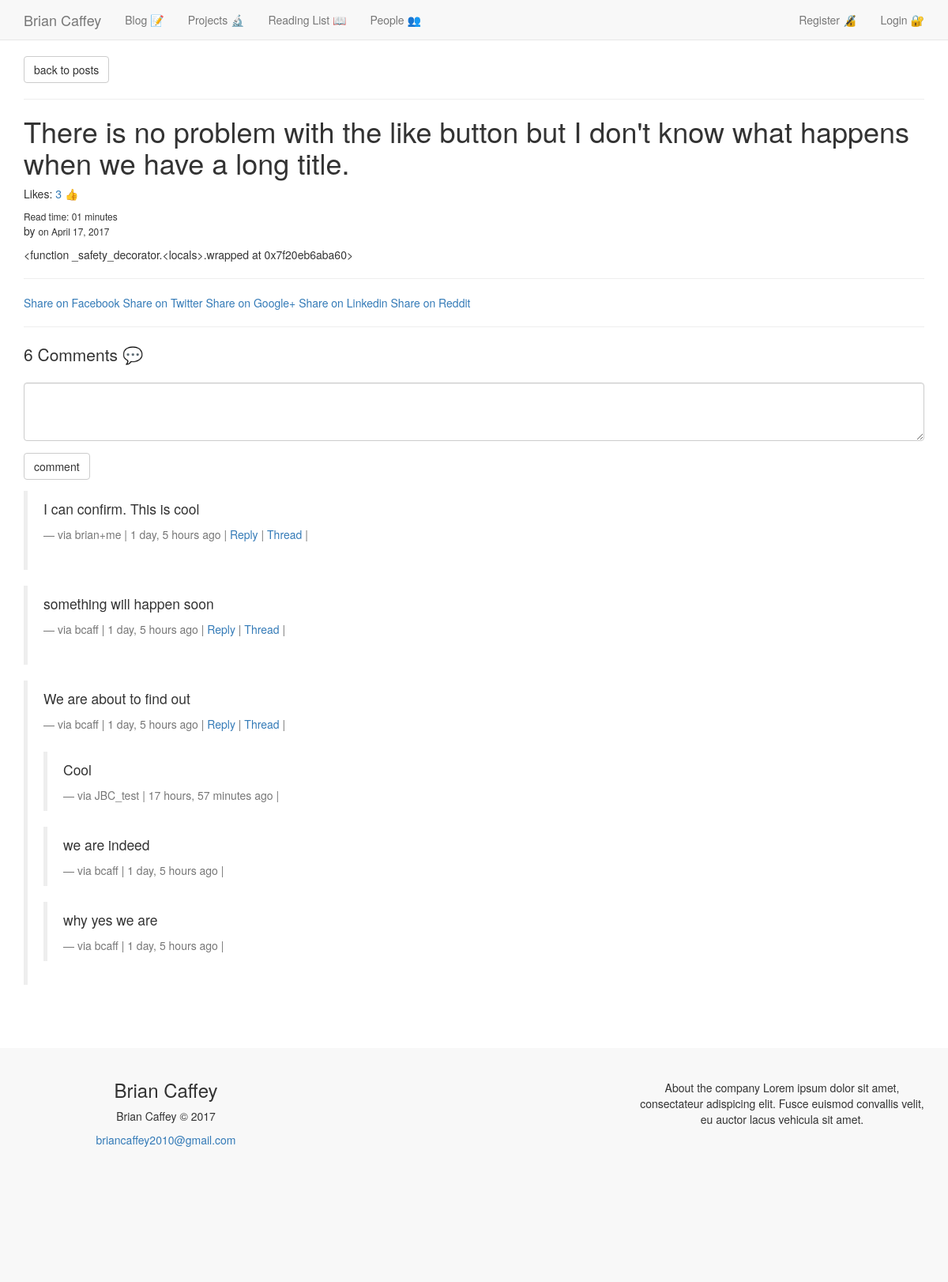
Page /blog/there-is-no-problem-with-the-like-button-but-i-dont-know-what-happens-when-we-have-a-long-title/ on the committed database.
### posts/models.py (models this page shows, shortened)
class Post(models.Model):
	user = models.ForeignKey(settings.AUTH_USER_MODEL)
	approved = models.BooleanField(default=False, blank=True)
	title = models.CharField(max_length=100)
	slug = models.SlugField(unique=True)
	height_field = models.IntegerField(default=0)
	width_field = models.IntegerField(default=0)
	image = models.ImageField(
		upload_to=upload_location,
		width_field = "width_field",
		height_field = "height_field",
		null=True,
		blank=True)
	likes = models.ManyToManyField(settings.AUTH_USER_MODEL, blank=True, related_name='post_likes')
	content = models.TextField()
	draft = models.BooleanField(default=False)
	publish = models.DateField(auto_now=False, auto_now_add=False)
	read_time = models.TimeField(null=True, blank=True)
	updated = models.DateTimeField(auto_now=True, auto_now_add=False)
	timestamp = models.DateTimeField(auto_now=False, auto_now_add=True)
	class Meta:
		ordering = ['-timestamp', '-updated']
	def get_markdown(self):
		content = self.content
		return mark_safe(markdown(content))
	objects = PostManager()
	@property
	def comments(self):
		instance = self
		qs = Comment.objects.filter_by_instance(instance)
		return qs
	@property
	def get_content_type(self):
		instance = self
		content_type = ContentType.objects.get_for_model(instance.__class__)
		return content_type

### comments/models.py (models this page shows, shortened)
class Comment(models.Model):
	user 		= models.ForeignKey(settings.AUTH_USER_MODEL, default=1)
	content_type=models.ForeignKey(ContentType, on_delete=models.CASCADE)
	object_id 	= models.PositiveIntegerField()
	content_object = GenericForeignKey('content_type', 'object_id')
	parent 		= models.ForeignKey("self", null=True, blank=True)
	content 	= models.TextField()
	timestamp 	= models.DateTimeField(auto_now_add=True)
	class Meta:
		ordering = ['-timestamp']
	objects = CommentManager()
	def children(self):
		return Comment.objects.filter(parent=self)
	@property
	def is_parent(self):
		if self.parent is not None:
			return False
		return True

### posts/views.py (the view, shortened to what this page needs)
# urls.py: url(r'^(?P<slug>.+)/$', posts_detail, name='detail'),
def posts_detail(request, slug):
	instance = get_object_or_404(Post, slug=slug)
	if instance.draft or instance.publish > timezone.now().date():
		if not request.user.is_staff or not request.user.is_superuser:
			raise Http404
	share_string = quote_plus(instance.content)
	initial_data = {
		'content_type':instance.get_content_type,
		'object_id':instance.id
	}
	form = CommentForm(request.POST or None, initial=initial_data)
	comments = instance.comments
	context = {
		'title':instance.title,
		'instance':instance,
		'share_string':share_string,
		'comments':comments,
		'comment_form':form,
	}
	return render(request, "post_detail.html", context)

### comments/forms.py
class CommentForm(forms.Form):
	content_type = forms.CharField(widget=forms.HiddenInput)
	object_id = forms.IntegerField(widget=forms.HiddenInput)
	content = forms.CharField(label='', widget=forms.Textarea(
		attrs={'rows':3}))

### comments/models.py (called while the page is built)
	def filter_by_instance(self, instance):
		content_type = ContentType.objects.get_for_model(instance.__class__)
		obj_id = instance.id
		qs = super(CommentManager, self).filter(content_type=content_type, object_id=obj_id)
		return qs

### posts/templatetags/urlify.py (called while the page is built)
@register.filter
def urlify(value):
	return quote_plus(value)

### templates/post_detail.html (shortened to what this page needs)
{% extends 'base.html' %}
{% load crispy_forms_tags %}
{% load urlify %}
{% block nav %}{% include 'nav.html' %}{% endblock %}
{% block content %}
<div class="">
	<p><a class="btn btn-default" href="{% url 'posts:list'%}">back to posts</a></p>
	<hr>
		<h1>{{ instance.title }} </h1>
		{% if user.is_authenticated %}
		<p>Likes: <a class="like-btn" data-href="{{ instance.get_api_like_url }}" data-like="{{ instance.likes.count }}" href="#like">{{ instance.likes.count }} 👍</a></p>
		{% else %}
		<p>Likes: <a href="#login" data-toggle="modal" data-target="#myModal-login">{{ instance.likes.count }} 👍</a></p>
		{% endif %}
		<small>Read time: {{ instance.read_time | time:"i" }} minutes</small><br />
		<p>by {{ instance.user.first_name }} <small>on {{ instance.publish }}</small></p>
		<div class="post-detail-item">{{ instance.get_markdown }}</div>
		<hr>
		<a href="https://www.facebook.com/sharer/sharer.php?u={{ request.build_absolute_uri }}">Share on Facebook</a>
		<a href="https://twitter.com/home?status={{ instance.title | truncatechars:30 | urlify }}%20{{ request.build_absolute_uri }}">Share on Twitter</a>
		<a href='https://plus.google.com/share?url={{ request.build_absolute_uri }}'>Share on Google+</a>
		<a href="https://www.linkedin.com/shareArticle?mini=true&url={{ request.build_absolute_uri }}&title={{ instance.title | urlify }}&summary={{ instance.content | truncatechars:50 | urlify }}&source={{ request.build_absolute_uri }}">
		Share on Linkedin</a>
		<a href='http://www.reddit.com/submit?url={{ request.build_absolute_uri }}&title={{ instance.title | urlify }}'>Share on Reddit</a>
		<hr>
		<div>
			<p class="lead">{{ comments.all.count }} Comment{{ comments.all.count | pluralize }} 💬</p>
			<form method="POST" action=".">{% csrf_token %}
				{{ comment_form | crispy }}
				<input type="submit" value="comment" class="btn btn-default"></input>
			</form>
			{% for comment in comments %}
			{% if comment.is_parent %}
				<blockquote>
	  			<p>{{ comment.content }}</p>
				<small>via {{ comment.user }} | {{ comment.timestamp | timesince }} ago | <a class="comment-reply-btn" href="#">Reply</a> | <a href="{% url 'comments:thread' pk=comment.id %}">Thread</a> | </small>
				<br />
				{% for reply in comment.children %}
				<blockquote>
					<p>{{ reply.content | safe }}</p>
					<small>via {{ reply.user }} | {{ reply.timestamp | timesince }} ago | {% if user == reply.user %}<a href="{% url 'comments:delete' pk=reply.id %}">Delete</a>{% endif %}</small>
				</blockquote>
				{% endfor %}
				</blockquote>
			{% endif %}
			{% endfor %}
		</div>
</div>
{% endblock content %}

### rows in the picture
Post: title "There is no problem with the like button but I don't know what happens when we have a long title.", likes.count "3", read_time "01", publish "April 17, 2017", get_markdown "<function _safety_decorator.<locals>.wrapped at 0x7f20eb6aba60>"
Comment: content "I can confirm. This is cool", user "brian+me", timestamp "1 day, 5 hours"
Comment: content "something will happen soon", user "bcaff", timestamp "1 day, 5 hours"
Comment: content "We are about to find out", user "bcaff", timestamp "1 day, 5 hours"
Comment: content "Cool", user "JBC_test", timestamp "17 hours, 57 minutes"
Comment: content "we are indeed", user "bcaff", timestamp "1 day, 5 hours"
Comment: content "why yes we are", user "bcaff", timestamp "1 day, 5 hours"

### other values in the picture
{{ comments.all.count }} "6"
{{ comments.all.count | pluralize }} "s"
